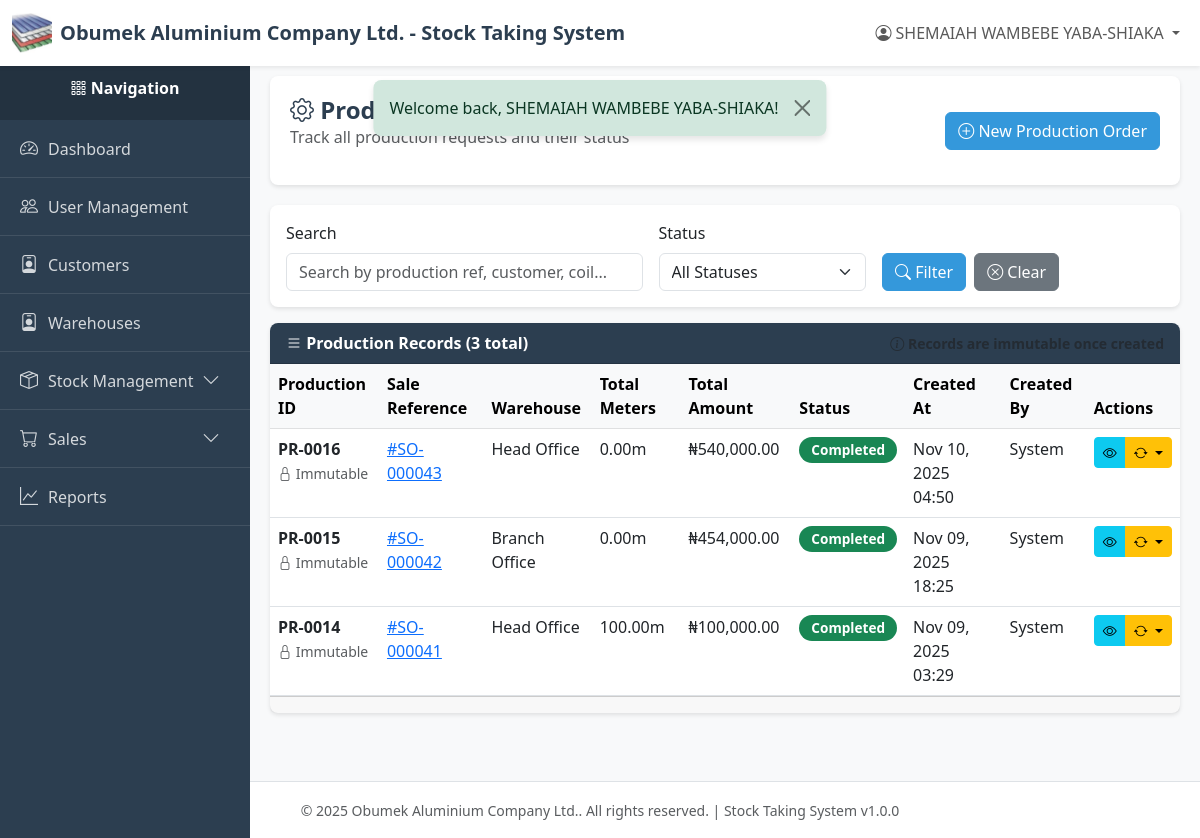
Before: /index.php?page=production (signed in) with the older database file.
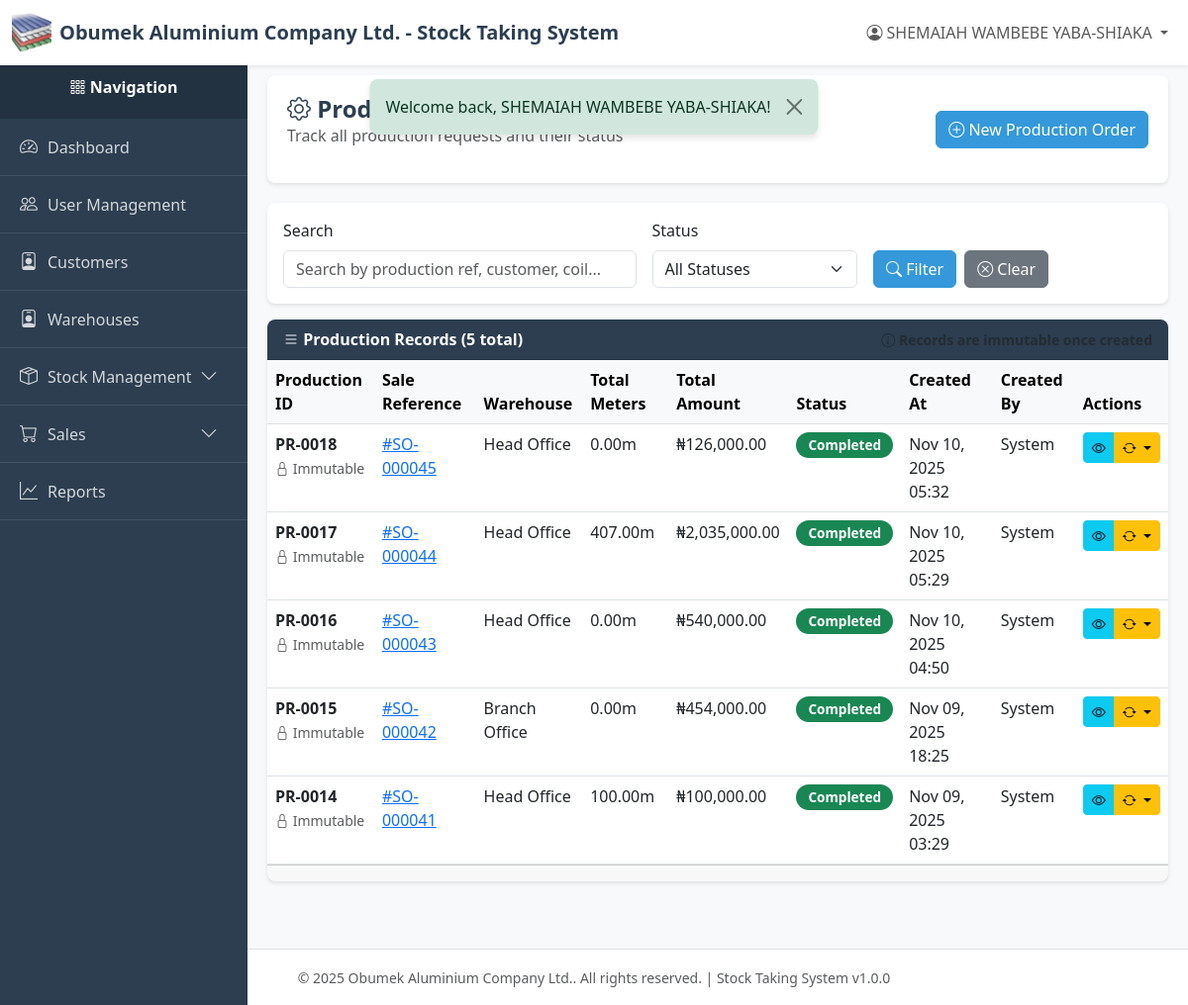
After: the same page with the newer database file.
### tables this page shows
CREATE TABLE `production` (
  `id` int(11) NOT NULL,
  `sale_id` int(11) NOT NULL,
  `warehouse_id` int(11) NOT NULL,
  `production_paper` longtext NOT NULL COMMENT 'Stores complete production details' CHECK (json_valid(`production_paper`)),
  `status` enum('pending','in_progress','completed','cancelled') DEFAULT 'pending',
  `created_by` int(11) NOT NULL,
  `created_at` timestamp NOT NULL DEFAULT current_timestamp(),
  `updated_at` timestamp NULL DEFAULT NULL ON UPDATE current_timestamp(),
  `immutable_hash` varchar(64) NOT NULL COMMENT 'SHA256 hash for immutability verification'
);

CREATE TABLE `warehouses` (
  `id` int(11) NOT NULL,
  `name` varchar(255) NOT NULL,
  `location` text DEFAULT NULL,
  `contact` varchar(100) DEFAULT NULL,
  `is_active` tinyint(1) DEFAULT 1,
  `created_at` timestamp NOT NULL DEFAULT current_timestamp(),
  `updated_at` timestamp NULL DEFAULT NULL ON UPDATE current_timestamp(),
  `deleted_at` timestamp NULL DEFAULT NULL
);

### index.php (called while the page is built, shortened)
<?php
require_once __DIR__ . '/utils/auth_middleware.php';
require_once __DIR__ . '/controllers/routes.php';

### config/db.php (called while the page is built, shortened)
<?php
class Database {
    private static $instance = null;
    private $connection;
    private $host = 'localhost';
    private $db_name = 'stock_system';
    private $username = 'root';
    private $password = '';
    private $charset = 'utf8mb4';
    private function __construct() {
        try {
            $dsn = "mysql:host={$this->host};dbname={$this->db_name};charset={$this->charset}";
            $options = [
                PDO::ATTR_ERRMODE            => PDO::ERRMODE_EXCEPTION,
                PDO::ATTR_DEFAULT_FETCH_MODE => PDO::FETCH_ASSOC,
                PDO::ATTR_EMULATE_PREPARES   => false,
            ];
            $this->connection = new PDO($dsn, $this->username, $this->password, $options);
        } catch (PDOException $e) {
            error_log("Database Connection Error: " . $e->getMessage());
            die("Database connection failed. Please contact the administrator.");
        }
    }
    public static function getInstance() {
        if (self::$instance === null) {
            self::$instance = new self();
        }
        return self::$instance;
    }
    public function getConnection() {
        return $this->connection;
    }
}

### models/production.php (called while the page is built, shortened)
<?php
require_once __DIR__ . '/../config/db.php';
class Production
{
    private $db;
    private $table = 'production';
    public function __construct()
    {
        $this->db = Database::getInstance()->getConnection();
    }
    public function getAll($limit = 10, $offset = 0, $status = '')
    {
        $sql = "SELECT p.*, w.name as warehouse_name,
                       s.invoice_number, s.customer_name
                FROM {$this->table} p
                LEFT JOIN warehouses w ON p.warehouse_id = w.id
                LEFT JOIN (
                    SELECT i.sale_id, i.invoice_number,
                           JSON_UNQUOTE(JSON_EXTRACT(i.invoice_shape, '$.customer.name')) as customer_name
                    FROM invoices i
                ) s ON p.sale_id = s.sale_id
                WHERE 1=1";
        $params = [];
        $sql .= ' ORDER BY p.created_at DESC LIMIT :limit OFFSET :offset';
        $params[':limit'] = (int) $limit;
        $params[':offset'] = (int) $offset;
        $stmt = $this->db->prepare($sql);
        foreach ($params as $key => $value) {
            $paramType = is_int($value) ? PDO::PARAM_INT : PDO::PARAM_STR;
            $stmt->bindValue($key, $value, $paramType);
        }
        $stmt->execute();
        $productions = $stmt->fetchAll(PDO::FETCH_ASSOC);
        foreach ($productions as &$production) {
            if (isset($production['production_paper'])) {
                if (is_string($production['production_paper'])) {
                    $decoded = json_decode($production['production_paper'], true);
                } else {
                    $production['production_paper'] = [];
                }
            } else {
                $production['production_paper'] = [];
            }
        }
        return $productions;
    }
    public function count($status = '')
    {
        $sql = "SELECT COUNT(*) as total FROM {$this->table} WHERE 1=1";
        $params = [];
        $stmt = $this->db->prepare($sql);
        $stmt->execute($params);
        $result = $stmt->fetch(PDO::FETCH_ASSOC);
        return $result ? (int) $result['total'] : 0;
    }
}

### utils/auth_middleware.php (called while the page is built, shortened)
<?php
function hasPermission($module, $action = ACTION_VIEW) {
    if (isset($_SESSION['user_role']) && $_SESSION['user_role'] === ROLE_SUPER_ADMIN) {
        return true;
    }
    $permissions = $_SESSION['permissions'];
    return in_array($action, $permissions[$module]);
}

### views/production/index.php (the view, shortened to what the changed rows need)
<?php
require_once __DIR__ . '/../../config/db.php';
require_once __DIR__ . '/../../models/production.php';
$currentPage = isset($_GET['page_num']) ? (int) $_GET['page_num'] : 1;
$searchQuery = $_GET['search'] ?? '';
$productionModel = new Production();
$limit = RECORDS_PER_PAGE;
$offset = ($currentPage - 1) * $limit;
$productions = $productionModel->getAll($limit, $offset);
$totalProductions = $productionModel->count();
require_once __DIR__ . '/../../layout/header.php';
require_once __DIR__ . '/../../layout/sidebar.php';
?>
<div class="content-wrapper">
    <div class="page-header">
        <div class="d-flex justify-content-between align-items-center">
            <div>
                <h1 class="page-title">
                    <i class="bi bi-gear"></i> Production Management
                    <span class="immutable-indicator">
                    </span>
                </h1>
                <p class="text-muted">Track all production requests and their status</p>
            </div>
            <a href="/new-stock-system/index.php?page=sales_create_new" class="btn btn-primary">
                <i class="bi bi-plus-circle"></i> New Production Order
            </a>
        </div>
    </div>
    <div class="card mb-3">
        <div class="card-body">
            <form method="GET" action="/new-stock-system/index.php" class="row g-3">
                <div class="col-md-5">
                    <label class="form-label">Search</label>
                    <input type="text" name="search" class="form-control"
                           placeholder="Search by production ref, customer, coil..."
                           value="<?php echo htmlspecialchars($searchQuery); ?>">
                </div>
                <div class="col-md-3">
                    <label class="form-label">Status</label>
                    <select name="status" class="form-select">
                        <option value="">All Statuses</option>
                    </select>
                </div>
                <div class="col-md-4 d-flex align-items-end">
                    <button type="submit" class="btn btn-primary me-2">
                        <i class="bi bi-search"></i> Filter
                    </button>
                    <a href="/new-stock-system/index.php?page=production" class="btn btn-secondary">
                        <i class="bi bi-x-circle"></i> Clear
                    </a>
                </div>
            </form>
        </div>
    </div>
    <div class="card">
        <div class="card-header">
            <div class="d-flex justify-content-between align-items-center">
                <div>
                    <i class="bi bi-list"></i> Production Records (<?php echo $totalProductions; ?> total)
                </div>
                <div class="text-muted small">
                    <i class="bi bi-info-circle"></i> Records are immutable once created
                </div>
            </div>
        </div>
        <div class="card-body p-0">
            <?php if (empty($productions)): ?>
            <div class="alert alert-info m-3">
                <i class="bi bi-info-circle"></i> No production records found.
            </div>
            <?php
                else: ?>
            <div class="table-responsive">
                <table class="table table-hover mb-0">
                    <thead class="table-light">
                        <tr>
                            <th>Production ID</th>
                            <th>Sale Reference</th>
                            <th>Warehouse</th>
                            <th>Total Meters</th>
                            <th>Total Amount</th>
                            <th>Status</th>
                            <th>Created At</th>
                            <th>Created By</th>
                            <th>Actions</th>
                        </tr>
                    </thead>
                    <tbody>
                        <?php foreach ($productions as $prod):
                            $prodPaper = [];
                            if (isset($prod['production_paper'])) {
                                if (is_array($prod['production_paper'])) {
                                    $prodPaper = $prod['production_paper'];
                                } elseif (is_string($prod['production_paper'])) {
                                    $prodPaper = json_decode($prod['production_paper'], true) ?: [];
                                }
                            }
                            $totalMeters = $prodPaper['total_meters'] ?? 0;
                            $totalAmount = $prodPaper['total_amount'] ?? 0;
                            ?>
                        <tr>
                            <td>
                                <strong>PR-<?php echo str_pad(
                                    $prod['id'],
                                    4,
                                    '0',
                                    STR_PAD_LEFT,
                                ); ?></strong>
                                <br>
                                <small class="text-muted">
                                    <i class="bi bi-lock"></i> Immutable
                                </small>
                            </td>
                            <td>
                                <a href="/new-stock-system/index.php?page=sales_view&id=<?php echo $prod[
                                    'sale_id'
                                ]; ?>">
                                    #SO-<?php echo str_pad(
                                        $prod['sale_id'],
                                        6,
                                        '0',
                                        STR_PAD_LEFT,
                                    ); ?>
                                </a>
                            </td>
                            <td><?php echo htmlspecialchars($prod['warehouse_name']); ?></td>
                            <td><?php echo number_format($totalMeters, 2); ?>m</td>
                            <td>₦<?php echo number_format($totalAmount, 2); ?></td>
                            <td>
                                <?php
                                $statusColors = [
                                    PRODUCTION_STATUS_PENDING => 'warning',
                                    PRODUCTION_STATUS_IN_PROGRESS => 'info',
                                    PRODUCTION_STATUS_COMPLETED => 'success',
                                    PRODUCTION_STATUS_CANCELLED => 'danger',
                                ];
                                $color = $statusColors[$prod['status']] ?? 'secondary';
                                ?>
                                <span class="badge bg-<?php echo $color; ?> status-badge">
                                    <?php echo PRODUCTION_STATUSES[$prod['status']] ??
                                        $prod['status']; ?>
                                </span>
                            </td>
                            <td><?php echo date(
                                'M d, Y H:i',
                                strtotime($prod['created_at']),
                            ); ?></td>
                            <td><?php echo isset($prod['created_by_name'])
                                ? htmlspecialchars($prod['created_by_name'])
                                : 'System'; ?></td>
                            <td>
                                <div class="btn-group" role="group">
                                    <a href="/new-stock-system/index.php?page=production_view&id=<?php echo $prod[
                                        'id'
                                    ]; ?>"
                                       class="btn btn-sm btn-info" title="View Production Paper">
                                        <i class="bi bi-eye"></i>
                                    </a>
                                    <?php if (
                                        hasPermission(MODULE_PRODUCTION_MANAGEMENT, ACTION_EDIT)
                                    ): ?>
                                    <div class="btn-group" role="group">
                                        <button type="button" class="btn btn-sm btn-warning dropdown-toggle"
                                                data-bs-toggle="dropdown" title="Update Status">
                                            <i class="bi bi-arrow-repeat"></i>
                                        </button>
                                    </div>
                                    <?php endif; ?>
                                </div>
                            </td>
                        </tr>
                        <?php
                        endforeach; ?>
                    </tbody>
                </table>
            </div>
            <?php endif; ?>
        </div>
        <?php if (!empty($productions)): ?>
        <div class="card-footer">
        </div>
        <?php endif; ?>
    </div>
</div>
<?php require_once __DIR__ . '/../../layout/footer.php'; ?>

Changed rows visible on the page:
added production: id "0018", sale "000045", warehouse.name "Head Office", totalMeters "0.00", totalAmount "126,000.00", status "Completed", created_at "Nov 10, 2025 05:32"
added production: id "0017", sale "000044", warehouse.name "Head Office", totalMeters "407.00", totalAmount "2,035,000.00", status "Completed", created_at "Nov 10, 2025 05:29"
Other visible differences:
$totalProductions: "3" → "5"
